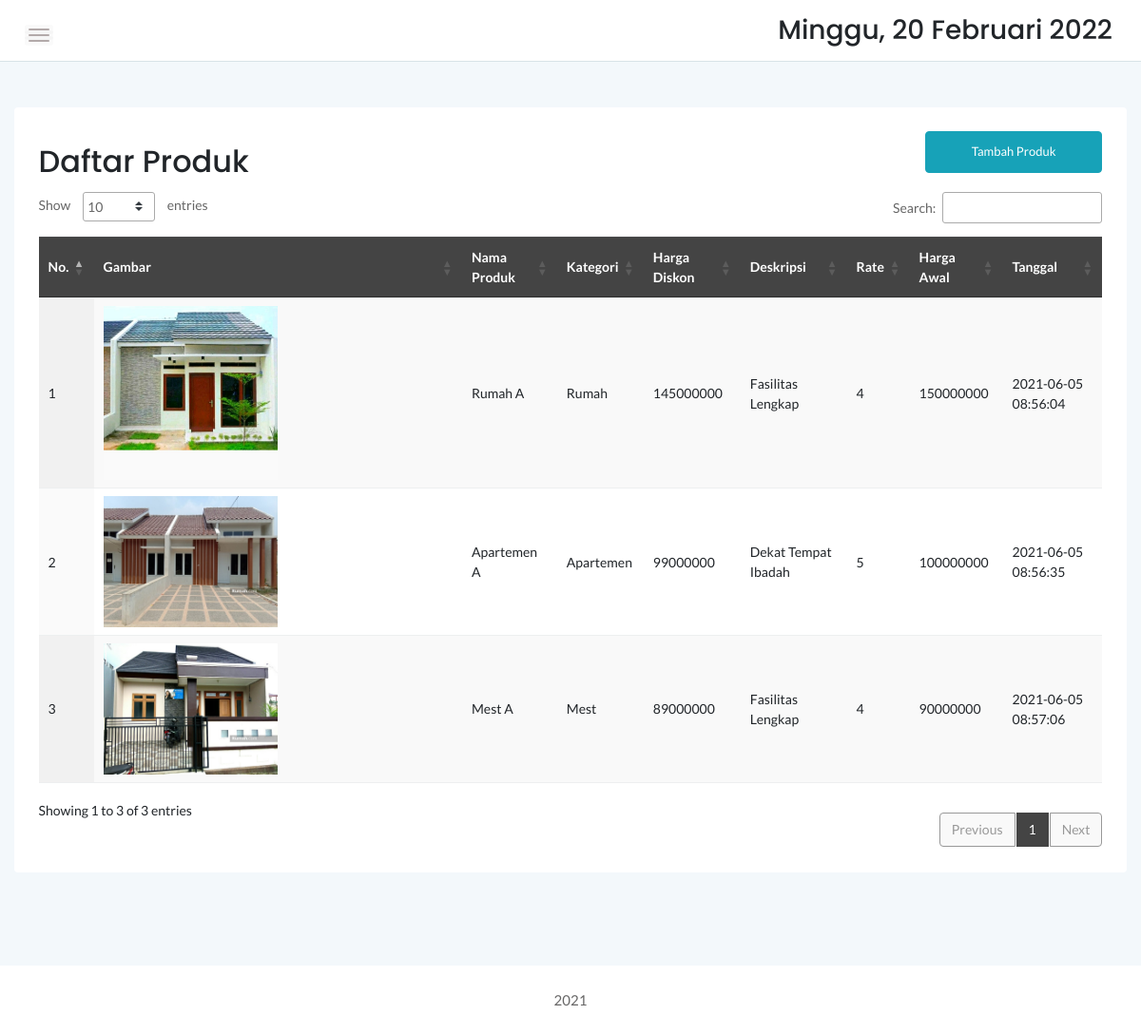
The app's page /admin/produk.php with its own data.
### tables this page shows
CREATE TABLE `produk` (
  `idproduk` int(11) NOT NULL,
  `idkategori` int(11) NOT NULL,
  `namaproduk` varchar(30) NOT NULL,
  `gambar` varchar(100) NOT NULL,
  `deskripsi` varchar(200) NOT NULL,
  `rate` int(11) NOT NULL,
  `hargabefore` int(11) NOT NULL,
  `hargaafter` int(11) NOT NULL,
  `tgldibuat` timestamp NOT NULL DEFAULT current_timestamp()
);

CREATE TABLE `kategori` (
  `idkategori` int(11) NOT NULL,
  `namakategori` varchar(20) NOT NULL,
  `tgldibuat` timestamp NOT NULL DEFAULT current_timestamp()
);

### admin/produk.php (the view, shortened to what this page needs)
<?php
	include '../dbconnect.php';
	?>
<!doctype html>
<html class="no-js" lang="en">
<head>
    <link rel="stylesheet" href="assets/css/bootstrap.min.css">
    <link rel="stylesheet" href="assets/css/font-awesome.min.css">
    <link rel="stylesheet" href="assets/css/themify-icons.css">
    <link rel="stylesheet" href="assets/css/metisMenu.css">
    <link rel="stylesheet" href="assets/css/owl.carousel.min.css">
    <link rel="stylesheet" href="assets/css/slicknav.min.css">
    <link rel="stylesheet" href="https://www.amcharts.com/lib/3/plugins/export/export.css" type="text/css" media="all" />
	<link rel="stylesheet" type="text/css" href="https://cdn.datatables.net/1.10.20/css/jquery.dataTables.min.css">
    <link rel="stylesheet" type="text/css" href="https://cdn.datatables.net/1.10.20/css/jquery.dataTables.css">
    <link rel="stylesheet" type="text/css" href="https://cdn.datatables.net/1.10.20/css/dataTables.bootstrap4.min.css">
    <link rel="stylesheet" type="text/css" href="https://cdn.datatables.net/responsive/2.2.3/css/responsive.bootstrap.min.css">
    <link rel="stylesheet" type="text/css" href="https://cdn.datatables.net/responsive/2.2.3/css/responsive.jqueryui.min.css">
	<link rel="stylesheet" type="text/css" href="https://cdn.datatables.net/buttons/1.5.2/css/buttons.dataTables.min.css">
    <link rel="stylesheet" href="assets/css/typography.css">
    <link rel="stylesheet" href="assets/css/default-css.css">
    <link rel="stylesheet" href="assets/css/styles.css">
    <link rel="stylesheet" href="assets/css/responsive.css">
</head>
<body>
    <div class="page-container">
        <div class="main-content">
            <div class="header-area">
                <div class="row align-items-center">
                    <div class="col-md-6 col-sm-8 clearfix">
                        <div class="nav-btn pull-left">
                            <span></span>
                            <span></span>
                            <span></span>
                        </div>
                    </div>
                    <div class="col-md-6 col-sm-4 clearfix">
                        <ul class="notification-area pull-right">
                            <li><h3><div class="date">
						</b></div></h3>
						</li>
                        </ul>
                    </div>
                </div>
            </div>
            <div class="main-content-inner">
                <div class="row mt-5 mb-5">
                    <div class="col-12">
                        <div class="card">
                            <div class="card-body">
                                <div class="d-sm-flex justify-content-between align-items-center">
									<h2>Daftar Produk</h2>
									<button style="margin-bottom:20px" data-toggle="modal" data-target="#myModal" class="btn btn-info col-md-2">Tambah Produk</button>
                                </div>
                                    <div class="data-tables datatable-dark">
										 <table id="dataTable3" class="display" style="width:100%"><thead class="thead-dark">
											<tr>
												<th>No.</th>
												<th>Gambar</th>
												<th>Nama Produk</th>
												<th>Kategori</th>
												<th>Harga Diskon</th>
												<th>Deskripsi</th>
												<th>Rate</th>
												<th>Harga Awal</th>
												<th>Tanggal</th>
											</tr></thead><tbody>
											<?php
											$brgs=mysqli_query($conn,"SELECT * from kategori k, produk p where k.idkategori=p.idkategori order by idproduk ASC");
											$no=1;
											while($p=mysqli_fetch_array($brgs)){
												?>
												<tr>
													<td><?php echo $no++ ?></td>
													<td><img src="../<?php echo $p['gambar'] ?>" width="50%"\></td>
													<td><?php echo $p['namaproduk'] ?></td>
													<td><?php echo $p['namakategori'] ?></td>
													<td><?php echo $p['hargaafter'] ?></td>
													<td><?php echo $p['deskripsi'] ?></td>
													<td><?php echo $p['rate'] ?></td>
													<td><?php echo $p['hargabefore'] ?></td>
													<td><?php echo $p['tgldibuat'] ?></td>
												</tr>
												<?php
											}
											?>
										</tbody>
										</table>
                                    </div>
								 </div>
                            </div>
                        </div>
                    </div>
                </div>
            </div>
        </div>
        <footer>
            <div class="footer-area">
                <p>2021</p>
            </div>
        </footer>
</body>
</html>

### admin/assets/css/styles.css (style rules this page uses)
.page-container { width: 100%; height: 100%; min-height: 100vh; padding-left: 280px; -webkit-transition: padding-left 0.3s ease 0s; transition: padding-left 0.3s ease 0s; }
.card { border: none; border-radius: 4px; background-color: #fff; -webkit-transition: all 0.3s ease 0s; transition: all 0.3s ease 0s; }
.card-body { padding: 25.6px; padding: 1.6rem; }
.main-content { width: 100%; background: #F3F8FB; }
.main-content-inner { padding: 0 30px 50px; }
.header-area { padding: 15px 30px; background: #fff; border-bottom: 1px solid #d8e3e7; }
.nav-btn { margin-right: 30px; margin-top: 10px; cursor: pointer; }
.nav-btn span { display: block; width: 22px; height: 2px; background: #b3aaaa; margin: 4px 0; border-radius: 15px; -webkit-transition: all 0.3s ease 0s; transition: all 0.3s ease 0s; box-shadow: 0 0 0 4px rgba(99, 96, 96, 0.03); }
.notification-area { -webkit-user-select: none; -moz-user-select: none; -ms-user-select: none; user-select: none; position: relative; z-index: 1; }
.notification-area li { display: inline-block; margin-left: 20px; cursor: pointer; -webkit-user-select: none; -moz-user-select: none; -ms-user-select: none; user-select: none; }
.footer-area { text-align: center; padding: 23px 0 19px; background: #fff; }
.footer-area p { color: #676666; margin-bottom: 0; }
.btn { padding: 11px 17px; font-size: 13px; letter-spacing: 0; }
table tr th { border-bottom: none; }
table tr th, table tr td { border-top: 1px solid rgba(120, 130, 140, 0.13) !important; }
table.dataTable.no-footer { border-bottom: 1px solid rgba(120, 130, 140, 0.13) !important; }
table.dataTable thead th, table.dataTable thead td { border-bottom-color: transparent; }
.datatable-dark thead { background: #444; color: #fff; }

### admin/assets/css/responsive.css (style rules this page uses)
@media (min-width: 1200px) and (max-width: 1364px) { .main-content-inner { padding: 0 15px 50px; } }
@media (min-width: 1200px) and (max-width: 1364px) { .page-container, .sbar_collapsed.page-container { padding-left: 0; } }

### records on screen
produk: gambar (picture), namaproduk "Rumah A", idkategori.namakategori "Rumah", hargaafter "145000000", deskripsi "Fasilitas Lengkap", rate "4", hargabefore "150000000", tgldibuat "2021-06-05 08:56:04"
produk: gambar (picture), namaproduk "Apartemen A", idkategori.namakategori "Apartemen", hargaafter "99000000", deskripsi "Dekat Tempat Ibadah", rate "5", hargabefore "100000000", tgldibuat "2021-06-05 08:56:35"
produk: gambar (picture), namaproduk "Mest A", idkategori.namakategori "Mest", hargaafter "89000000", deskripsi "Fasilitas Lengkap", rate "4", hargabefore "90000000", tgldibuat "2021-06-05 08:57:06"
